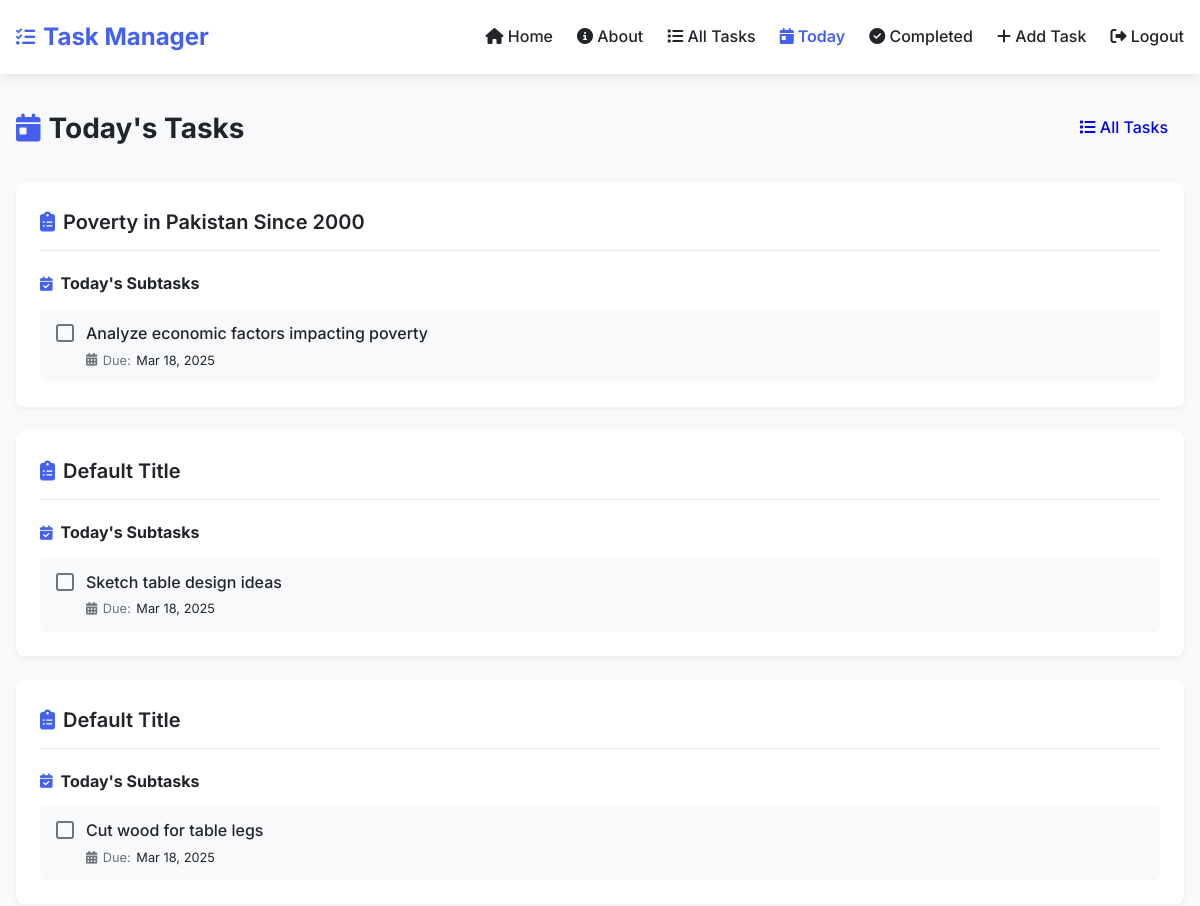
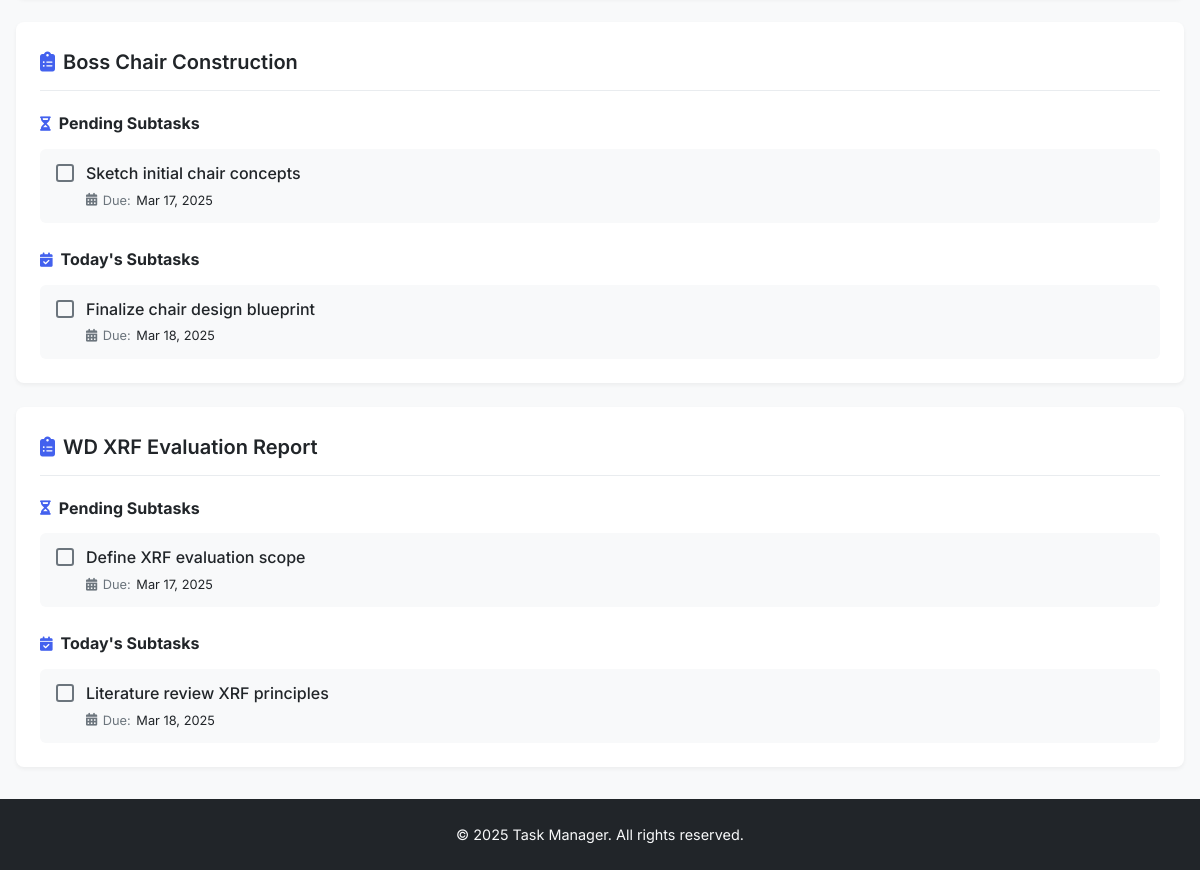
The page /today_tasks/ (signed in) on the database its author committed (2 pictures, top to bottom).
### task_manager/models.py (models this page shows, shortened)
class Task(models.Model):
    description = models.TextField()
    title = models.CharField(max_length=200, blank=True, null=True)  # Add title field
    start_date = models.DateField()
    due_date = models.DateField()
    priority = models.CharField(max_length=10, choices=[
        ('High', 'High'),
        ('Medium', 'Medium'),
        ('Low', 'Low'),
    ])
    completed = models.BooleanField(default=False)

class Subtask(models.Model):
    task = models.ForeignKey(Task, on_delete=models.CASCADE)
    description = models.TextField()
    due_date = models.DateField()
    completed = models.BooleanField(default=False)

### task_manager/views.py (the view)
# urls.py: path("today_tasks/", views.today_tasks, name="today_tasks"),
@login_required
def today_tasks(request):
    today = date.today()
    tasks = Task.objects.all()
    today_tasks_list = []
    for task in tasks:
        subtasks = Subtask.objects.filter(task=task, due_date=today, completed=False)
        yesterday = today - timedelta(days=1)
        pending_subtasks = Subtask.objects.filter(task=task, due_date__lte=yesterday, completed=False)
        if subtasks.exists() or pending_subtasks.exists():
            today_tasks_list.append({'task': task, 'subtasks': subtasks, 'pending_subtasks': pending_subtasks})
    return render(request, 'today_tasks.html', {'today_tasks': today_tasks_list})

### task_manager/templates/today_tasks.html (shortened to what this page needs)
{% extends 'base.html' %}
{% block content %}
<div class="page-header">
    <div class="page-header-content">
        <h2 class="page-title">
            <i class="fas fa-calendar-day"></i> Today's Tasks
        </h2>
        <div class="page-actions">
            <a href="{% url 'all_tasks' %}" class="btn btn-secondary">
                <i class="fas fa-list"></i> All Tasks
            </a>
        </div>
    </div>
</div>
{% if today_tasks %}
    <div class="today-tasks-list">
        {% for item in today_tasks %}
            <div class="task-card">
                <div class="task-header">
                    <h3 class="task-title">
                        <i class="fas fa-clipboard-list"></i> {{ item.task.title }}
                    </h3>
                </div>
                {% if item.pending_subtasks %}
                    <div class="subtasks-section">
                        <h4 class="subtasks-heading">
                            <i class="fas fa-hourglass-half"></i> Pending Subtasks
                        </h4>
                        <ul class="subtasks">
                            {% for subtask in item.pending_subtasks %}
                                <li class="subtask-item">
                                    <form method="post" action="{% url 'complete_subtask' subtask.id %}" class="subtask-form">
                                        <div class="subtask-checkbox">
                                            <label class="checkbox-label" for="pending-subtask-{{ subtask.id }}"></label>
                                        </div>
                                        <div class="subtask-content">
                                            <label for="pending-subtask-{{ subtask.id }}" class="subtask-description">
                                                {{ subtask.description }}
                                            </label>
                                            <span class="subtask-meta">
                                                <i class="fas fa-calendar-alt"></i> Due:
                                                <span class="subtask-date">{{ subtask.due_date|date:"M d, Y" }}</span>
                                            </span>
                                        </div>
                                    </form>
                                </li>
                            {% endfor %}
                        </ul>
                    </div>
                {% endif %}
                <div class="subtasks-section">
                    <h4 class="subtasks-heading">
                        <i class="fas fa-calendar-check"></i> Today's Subtasks
                    </h4>
                    <ul class="subtasks">
                        {% for subtask in item.subtasks %}
                            <li class="subtask-item {% if subtask.completed %}completed{% endif %}">
                                <form method="post" action="{% url 'complete_subtask' subtask.id %}" class="subtask-form">
                                    <div class="subtask-checkbox">
                                        <label class="checkbox-label" for="subtask-{{ subtask.id }}"></label>
                                    </div>
                                    <div class="subtask-content">
                                        <label for="subtask-{{ subtask.id }}" class="subtask-description">
                                            {{ subtask.description }}
                                        </label>
                                        <span class="subtask-meta">
                                            <i class="fas fa-calendar-alt"></i> Due:
                                            <span class="subtask-date">{{ subtask.due_date|date:"M d, Y" }}</span>
                                        </span>
                                    </div>
                                </form>
                            </li>
                        {% endfor %}
                    </ul>
                </div>
            </div>
        {% endfor %}
    </div>
{% endif %}
{% endblock %}

### task_manager/templates/base.html (style rules this page uses)
:root { --primary: #4361ee; --primary-light: #4895ef; --success: #4CAF50; --success-light: #a7e9af; --danger: #ef476f; --warning: #ffd166; --dark: #212529; --gray: #6c757d; --light: #f8f9fa; --white: #ffffff; }
* { margin: 0; padding: 0; box-sizing: border-box; }
body { font-family: 'Inter', sans-serif; line-height: 1.6; color: var(--dark); background-color: var(--light); padding: 0; margin: 0; }
.btn { display: inline-block; padding: 0.5rem 1rem; border-radius: 4px; font-weight: 500; text-decoration: none; cursor: pointer; transition: all 0.3s; border: none; }
.task-header { display: flex; justify-content: space-between; align-items: center; margin-bottom: 0.5rem; }
.task-title { font-weight: 600; font-size: 1.1rem; }

### task_manager/templates/today_tasks.html (style rules this page uses)
.page-header { margin-bottom: 2rem; }
.page-header-content { display: flex; justify-content: space-between; align-items: center; }
.page-title { font-size: 1.75rem; margin: 0; color: var(--dark); display: flex; align-items: center; gap: 0.5rem; }
.page-title i { color: var(--primary); }
.today-tasks-list { display: flex; flex-direction: column; gap: 1.5rem; }
.task-card { background-color: var(--white); border-radius: 8px; padding: 1.5rem; box-shadow: 0 2px 4px rgba(0, 0, 0, 0.05); }
.task-header { margin-bottom: 1.25rem; padding-bottom: 0.75rem; border-bottom: 1px solid #e9ecef; }
.task-title { font-size: 1.25rem; margin: 0; font-weight: 600; display: flex; align-items: center; gap: 0.5rem; }
.task-title i { color: var(--primary); }
.subtasks-section { margin-bottom: 1.5rem; }
.subtasks-section:last-child { margin-bottom: 0; }
.subtasks-heading { font-size: 1rem; margin: 0 0 0.75rem 0; color: var(--dark); display: flex; align-items: center; gap: 0.5rem; }
.subtasks-heading i { color: var(--primary); font-size: 0.9rem; }
.subtasks { list-style: none; margin: 0; padding: 0; display: flex; flex-direction: column; gap: 0.75rem; }
.subtask-item { background-color: #f8f9fa; padding: 0.75rem 1rem; border-radius: 6px; transition: all 0.2s ease; }
.subtask-form { display: flex; align-items: flex-start; gap: 0.75rem; }
.subtask-checkbox { position: relative; margin-top: 3px; }
.checkbox-label { display: inline-block; width: 18px; height: 18px; border: 2px solid var(--gray); border-radius: 3px; position: relative; cursor: pointer; transition: all 0.2s ease; }
.subtask-content { flex: 1; }
.subtask-description { display: block; font-weight: 500; margin-bottom: 0.25rem; cursor: pointer; }
.subtask-meta { display: flex; align-items: center; gap: 0.35rem; color: var(--gray); font-size: 0.8rem; }
.subtask-date { color: var(--dark); }

### rows shown on the page
Task: task "Poverty in Pakistan Since 2000"
Subtask: description "Analyze economic factors impacting poverty", due_date "Mar 18, 2025"
Task: task "Default Title"
Subtask: description "Sketch table design ideas", due_date "Mar 18, 2025"
Task: task "Default Title"
Subtask: description "Cut wood for table legs", due_date "Mar 18, 2025"
Task: task "Boss Chair Construction"
Subtask: description "Sketch initial chair concepts", due_date "Mar 17, 2025"
Subtask: description "Finalize chair design blueprint", due_date "Mar 18, 2025"
Task: task "WD XRF Evaluation Report"
Subtask: description "Define XRF evaluation scope", due_date "Mar 17, 2025"
Subtask: description "Literature review XRF principles", due_date "Mar 18, 2025"
